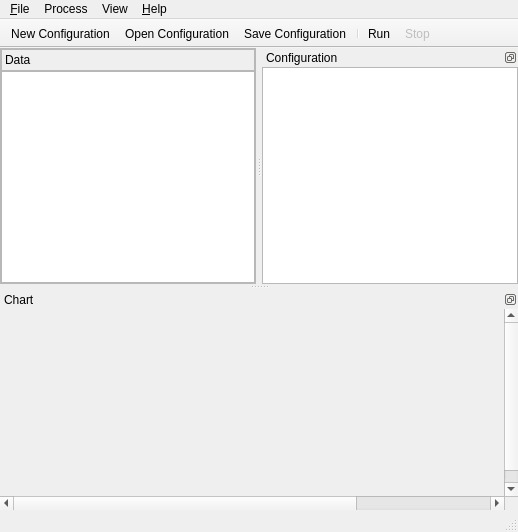
<?xml version="1.0" encoding="UTF-8"?>
<ui version="4.0">
 <class>MainWindow</class>
 <widget class="QMainWindow" name="MainWindow">
  <property name="geometry">
   <rect>
    <x>0</x>
    <y>0</y>
    <width>518</width>
    <height>532</height>
   </rect>
  </property>
  <property name="windowTitle">
   <string>Serial Chart</string>
  </property>
  <widget class="QWidget" name="centralWidget">
   <layout class="QHBoxLayout" name="horizontalLayout">
    <property name="spacing">
     <number>0</number>
    </property>
    <property name="margin">
     <number>0</number>
    </property>
    <item>
     <widget class="QFrame" name="frame">
      <property name="frameShape">
       <enum>QFrame::StyledPanel</enum>
      </property>
      <property name="frameShadow">
       <enum>QFrame::Raised</enum>
      </property>
      <layout class="QVBoxLayout" name="verticalLayout">
       <property name="spacing">
        <number>0</number>
       </property>
       <property name="margin">
        <number>0</number>
       </property>
       <item>
        <widget class="QFrame" name="frame_2">
         <property name="autoFillBackground">
          <bool>false</bool>
         </property>
         <property name="styleSheet">
          <string notr="true"/>
         </property>
         <property name="frameShape">
          <enum>QFrame::StyledPanel</enum>
         </property>
         <property name="frameShadow">
          <enum>QFrame::Plain</enum>
         </property>
         <layout class="QHBoxLayout" name="horizontalLayout_4">
          <property name="spacing">
           <number>0</number>
          </property>
          <property name="margin">
           <number>3</number>
          </property>
          <item>
           <widget class="QLabel" name="label">
            <property name="autoFillBackground">
             <bool>true</bool>
            </property>
            <property name="styleSheet">
             <string notr="true"/>
            </property>
            <property name="text">
             <string>Data</string>
            </property>
           </widget>
          </item>
         </layout>
        </widget>
       </item>
       <item>
        <widget class="QPlainTextEdit" name="dataText">
         <property name="font">
          <font>
           <family>Courier</family>
           <pointsize>10</pointsize>
          </font>
         </property>
        </widget>
       </item>
      </layout>
     </widget>
    </item>
   </layout>
  </widget>
  <widget class="QMenuBar" name="menuBar">
   <property name="geometry">
    <rect>
     <x>0</x>
     <y>0</y>
     <width>518</width>
     <height>21</height>
    </rect>
   </property>
   <widget class="QMenu" name="menuFile">
    <property name="title">
     <string>&amp;File</string>
    </property>
    <addaction name="actionNew"/>
    <addaction name="actionOpen"/>
    <addaction name="actionSave"/>
    <addaction name="actionSaveAs"/>
    <addaction name="separator"/>
    <addaction name="actionExit"/>
   </widget>
   <widget class="QMenu" name="menuProcess">
    <property name="title">
     <string>Process</string>
    </property>
    <addaction name="actionRun"/>
    <addaction name="actionStop"/>
   </widget>
   <widget class="QMenu" name="menu_Help">
    <property name="title">
     <string>&amp;Help</string>
    </property>
    <addaction name="actionAbout"/>
   </widget>
   <widget class="QMenu" name="menuView">
    <property name="title">
     <string>View</string>
    </property>
    <addaction name="actionToolbar"/>
    <addaction name="separator"/>
    <addaction name="actionConfiguration"/>
    <addaction name="actionChart"/>
    <addaction name="separator"/>
   </widget>
   <addaction name="menuFile"/>
   <addaction name="menuProcess"/>
   <addaction name="menuView"/>
   <addaction name="menu_Help"/>
  </widget>
  <widget class="QToolBar" name="mainToolBar">
   <property name="windowTitle">
    <string>Toolbar</string>
   </property>
   <property name="movable">
    <bool>false</bool>
   </property>
   <property name="allowedAreas">
    <set>Qt::TopToolBarArea</set>
   </property>
   <property name="floatable">
    <bool>false</bool>
   </property>
   <attribute name="toolBarArea">
    <enum>TopToolBarArea</enum>
   </attribute>
   <attribute name="toolBarBreak">
    <bool>false</bool>
   </attribute>
   <addaction name="actionNew"/>
   <addaction name="actionOpen"/>
   <addaction name="actionSave"/>
   <addaction name="separator"/>
   <addaction name="actionRun"/>
   <addaction name="actionStop"/>
  </widget>
  <widget class="QStatusBar" name="statusBar"/>
  <widget class="QDockWidget" name="dockWidgetChart">
   <property name="sizePolicy">
    <sizepolicy hsizetype="Expanding" vsizetype="Expanding">
     <horstretch>0</horstretch>
     <verstretch>0</verstretch>
    </sizepolicy>
   </property>
   <property name="minimumSize">
    <size>
     <width>100</width>
     <height>201</height>
    </size>
   </property>
   <property name="features">
    <set>QDockWidget::DockWidgetFloatable|QDockWidget::DockWidgetMovable</set>
   </property>
   <property name="windowTitle">
    <string>Chart</string>
   </property>
   <attribute name="dockWidgetArea">
    <number>8</number>
   </attribute>
   <widget class="QWidget" name="dockWidgetChartContents">
    <layout class="QHBoxLayout" name="horizontalLayout_2">
     <property name="spacing">
      <number>0</number>
     </property>
     <property name="margin">
      <number>0</number>
     </property>
     <item>
      <widget class="QScrollArea" name="scrollArea">
       <property name="autoFillBackground">
        <bool>false</bool>
       </property>
       <property name="frameShape">
        <enum>QFrame::NoFrame</enum>
       </property>
       <property name="frameShadow">
        <enum>QFrame::Plain</enum>
       </property>
       <property name="lineWidth">
        <number>0</number>
       </property>
       <property name="verticalScrollBarPolicy">
        <enum>Qt::ScrollBarAsNeeded</enum>
       </property>
       <property name="horizontalScrollBarPolicy">
        <enum>Qt::ScrollBarAsNeeded</enum>
       </property>
       <property name="widgetResizable">
        <bool>true</bool>
       </property>
       <widget class="QWidget" name="scrollAreaWidgetContents">
        <property name="geometry">
         <rect>
          <x>0</x>
          <y>0</y>
          <width>700</width>
          <height>201</height>
         </rect>
        </property>
        <layout class="QFormLayout" name="formLayout">
         <property name="horizontalSpacing">
          <number>0</number>
         </property>
         <property name="verticalSpacing">
          <number>0</number>
         </property>
         <property name="margin">
          <number>0</number>
         </property>
         <item row="0" column="0">
          <widget class="Chart" name="chart" native="true">
           <property name="sizePolicy">
            <sizepolicy hsizetype="Fixed" vsizetype="Fixed">
             <horstretch>0</horstretch>
             <verstretch>0</verstretch>
            </sizepolicy>
           </property>
           <property name="minimumSize">
            <size>
             <width>700</width>
             <height>201</height>
            </size>
           </property>
          </widget>
         </item>
        </layout>
       </widget>
      </widget>
     </item>
    </layout>
   </widget>
  </widget>
  <widget class="QDockWidget" name="dockWidgetConfiguration">
   <property name="features">
    <set>QDockWidget::DockWidgetFloatable|QDockWidget::DockWidgetMovable</set>
   </property>
   <property name="windowTitle">
    <string>Configuration</string>
   </property>
   <attribute name="dockWidgetArea">
    <number>2</number>
   </attribute>
   <widget class="QWidget" name="dockWidgetContentsConfiguration">
    <layout class="QVBoxLayout" name="verticalLayout_3">
     <property name="spacing">
      <number>0</number>
     </property>
     <property name="margin">
      <number>0</number>
     </property>
     <item>
      <widget class="QPlainTextEdit" name="configurationText">
       <property name="enabled">
        <bool>true</bool>
       </property>
       <property name="font">
        <font>
         <family>Courier</family>
         <pointsize>10</pointsize>
        </font>
       </property>
       <property name="documentTitle">
        <string/>
       </property>
       <property name="readOnly">
        <bool>false</bool>
       </property>
       <property name="plainText">
        <string/>
       </property>
      </widget>
     </item>
    </layout>
   </widget>
  </widget>
  <action name="actionOpen">
   <property name="icon">
    <iconset>
     <normalon>:/images/open.png</normalon>
    </iconset>
   </property>
   <property name="text">
    <string>Open Configuration</string>
   </property>
   <property name="shortcut">
    <string>Ctrl+O</string>
   </property>
  </action>
  <action name="actionExit">
   <property name="text">
    <string>E&amp;xit</string>
   </property>
  </action>
  <action name="actionSave">
   <property name="icon">
    <iconset>
     <normalon>:/images/save.png</normalon>
    </iconset>
   </property>
   <property name="text">
    <string>Save Configuration</string>
   </property>
   <property name="shortcut">
    <string>Ctrl+S</string>
   </property>
  </action>
  <action name="actionNew">
   <property name="icon">
    <iconset resource="resources.qrc">
     <normaloff>:/images/new.png</normaloff>:/images/new.png</iconset>
   </property>
   <property name="text">
    <string>New Configuration</string>
   </property>
   <property name="shortcut">
    <string>Ctrl+N</string>
   </property>
  </action>
  <action name="actionSaveAs">
   <property name="text">
    <string>Save Configuration &amp;As...</string>
   </property>
  </action>
  <action name="actionRun">
   <property name="icon">
    <iconset resource="resources.qrc">
     <normaloff>:/images/run.png</normaloff>:/images/run.png</iconset>
   </property>
   <property name="text">
    <string>Run</string>
   </property>
   <property name="shortcut">
    <string>F5</string>
   </property>
  </action>
  <action name="actionStop">
   <property name="enabled">
    <bool>false</bool>
   </property>
   <property name="icon">
    <iconset resource="resources.qrc">
     <normaloff>:/images/stop.png</normaloff>:/images/stop.png</iconset>
   </property>
   <property name="text">
    <string>&amp;Stop</string>
   </property>
   <property name="shortcut">
    <string>F6</string>
   </property>
  </action>
  <action name="actionAbout">
   <property name="text">
    <string>&amp;About</string>
   </property>
  </action>
  <action name="actionConfiguration">
   <property name="checkable">
    <bool>true</bool>
   </property>
   <property name="checked">
    <bool>true</bool>
   </property>
   <property name="text">
    <string>Configuration</string>
   </property>
  </action>
  <action name="actionChart">
   <property name="checkable">
    <bool>true</bool>
   </property>
   <property name="checked">
    <bool>true</bool>
   </property>
   <property name="text">
    <string>Chart</string>
   </property>
  </action>
  <action name="actionToolbar">
   <property name="checkable">
    <bool>true</bool>
   </property>
   <property name="checked">
    <bool>true</bool>
   </property>
   <property name="text">
    <string>Toolbar</string>
   </property>
  </action>
 </widget>
 <layoutdefault spacing="6" margin="11"/>
 <customwidgets>
  <customwidget>
   <class>Chart</class>
   <extends>QWidget</extends>
   <header>chart.h</header>
   <container>1</container>
  </customwidget>
 </customwidgets>
 <resources>
  <include location="resources.qrc"/>
 </resources>
 <connections/>
</ui>
